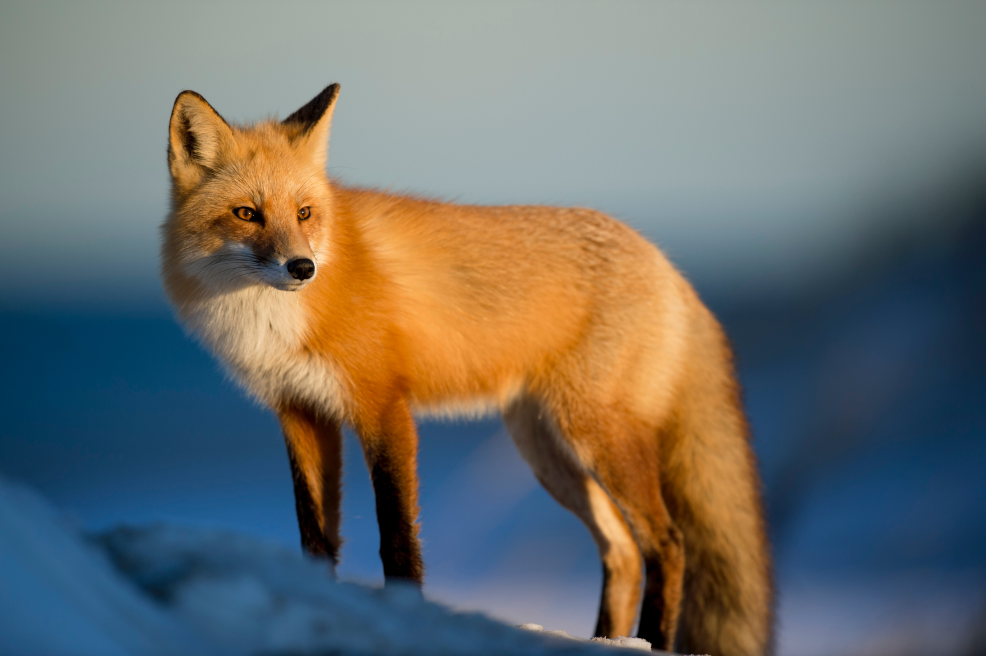
#> input picture Photos/wolf.jpg, 4928 x 3280 px (shown at 1/5 size)
$ python spaces.py
#> lines starting #> are read from the running program, lines starting #| are printed output that depends on the picture
import cv2 as cv
import matplotlib.pyplot as plt

img = cv.imread('Photos/wolf.jpg')
#> img is the input picture: shape (3280, 4928, 3); mean B, G, R 107, 110.9, 109.3
resized = cv.resize(img, (500,500), interpolation=cv.INTER_CUBIC)
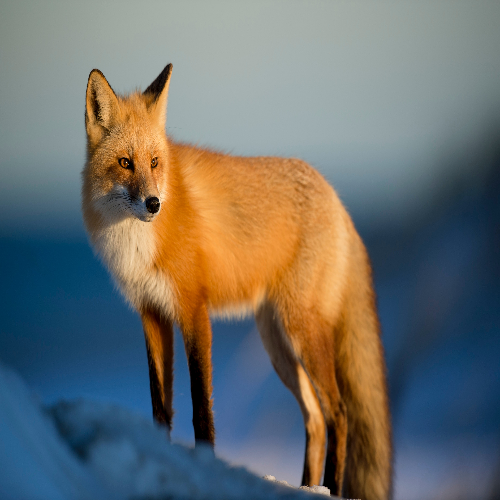
#> resized: shape (500, 500, 3); mean B, G, R 107, 110.9, 109.3
cv.imshow('Resized', resized)

# BGR to Grayscale
gray = cv.cvtColor(resized, cv.COLOR_BGR2GRAY)
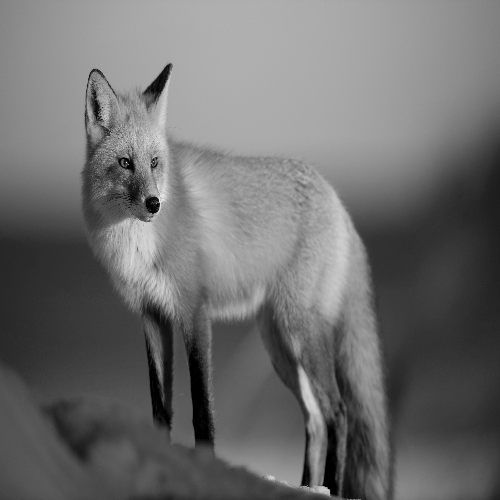
#> gray: shape (500, 500); min 0, max 252, mean 110
cv.imshow('Gray', gray)

# BGR to HSV
hsv = cv.cvtColor(resized, cv.COLOR_BGR2HSV)
#> hsv: shape (500, 500, 3); mean H, S, V 73.7, 121.1, 140.4
cv.imshow('HSV', hsv)

# BGR to L*a*b
lab = cv.cvtColor(resized, cv.COLOR_BGR2LAB)
#> lab: shape (500, 500, 3); mean of channels 0, 1, 2 119.6, 131, 129.9
cv.imshow('L*a*b', lab)

# BGR to RGB
rgb = cv.cvtColor(resized, cv.COLOR_BGR2RGB)
cv.imshow('RGB', rgb)

# HSV to BGR
hsv_bgr = cv.cvtColor(hsv, cv.COLOR_HSV2BGR)
cv.imshow('HSV --> BGR', hsv_bgr)

plt.imshow(rgb)
plt.show()

cv.waitKey(0)

$ run again, with Photos/gazelle.jpg copied over Photos/wolf.jpg
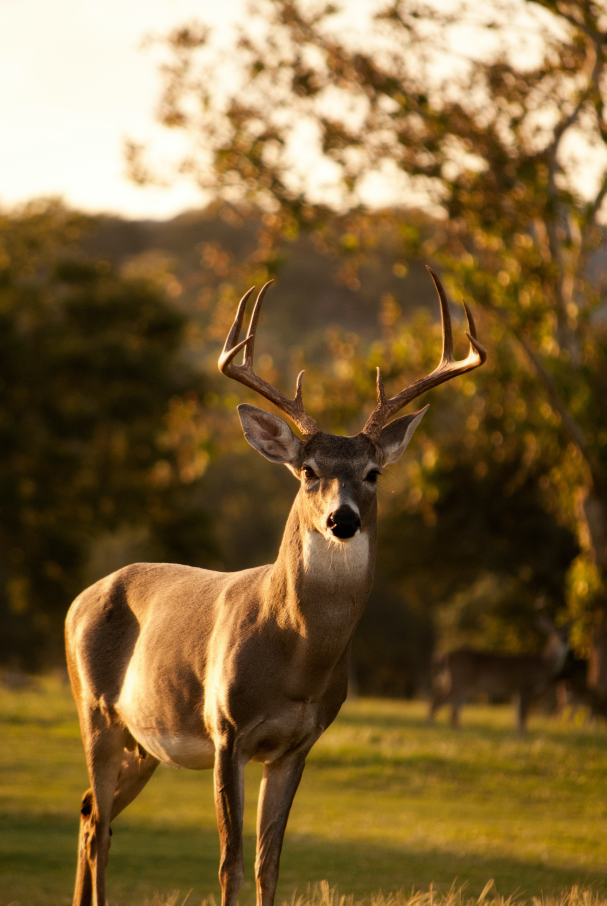
#> input picture Photos/gazelle.jpg, 2425 x 3622 px (shown at 1/4 size)
#> img is the input picture: shape (3622, 2425, 3); mean B, G, R 57.6, 100.4, 126.1
#> `resized = cv.resize(img, (500,500), interpolation=cv.INTER_CUBIC)`:
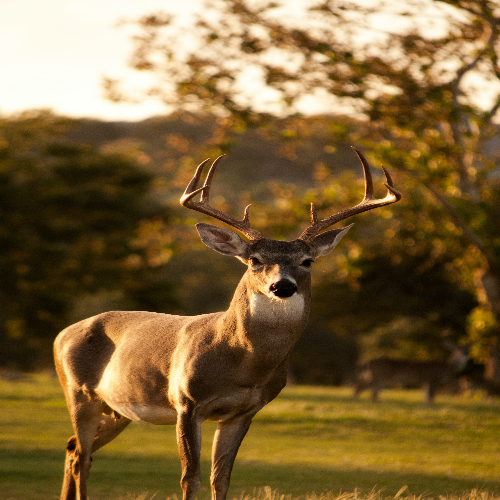
#> resized: shape (500, 500, 3); mean B, G, R 57.6, 100.4, 126.1
#> `gray = cv.cvtColor(resized, cv.COLOR_BGR2GRAY)`:
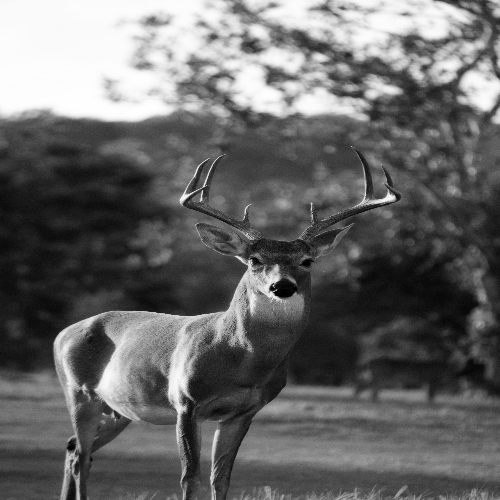
#> gray: shape (500, 500); min 0, max 254, mean 103.2
#> hsv: shape (500, 500, 3); mean H, S, V 19.4, 168.7, 126.1
#> lab: shape (500, 500, 3); mean of channels 0, 1, 2 109.2, 133.7, 155

$ run again, with Photos/lion.jpg copied over Photos/wolf.jpg
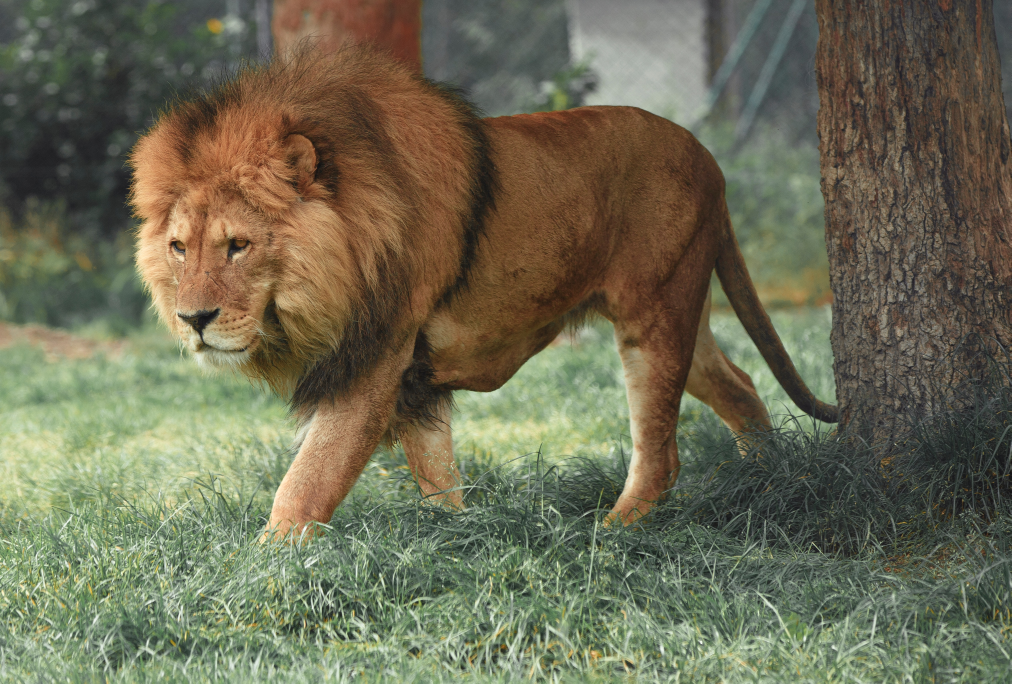
#> input picture Photos/lion.jpg, 5056 x 3417 px (shown at 1/5 size)
#> img is the input picture: shape (3417, 5056, 3); mean B, G, R 84.1, 107.3, 109.1
#> `resized = cv.resize(img, (500,500), interpolation=cv.INTER_CUBIC)`:
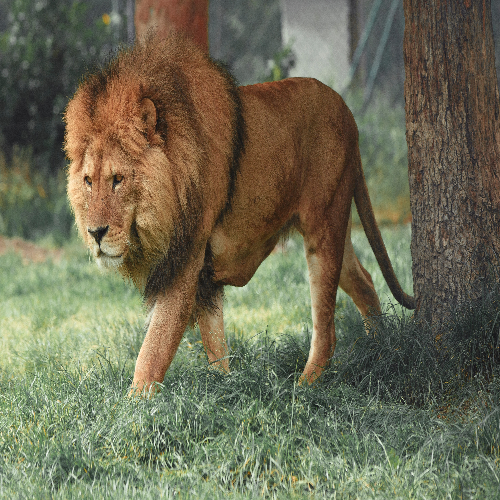
#> resized: shape (500, 500, 3); mean B, G, R 84.1, 107.3, 109.1
#> `gray = cv.cvtColor(resized, cv.COLOR_BGR2GRAY)`:
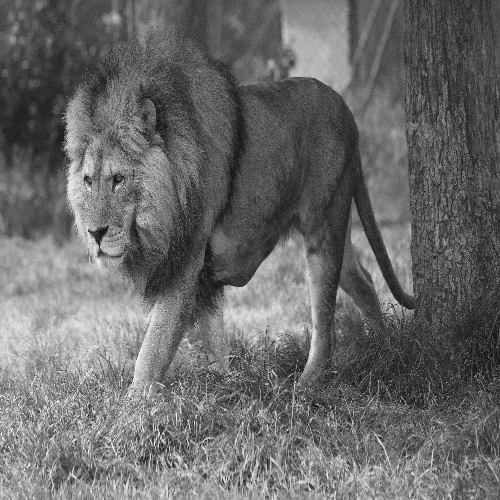
#> gray: shape (500, 500); min 16, max 247, mean 105.2
#> hsv: shape (500, 500, 3); mean H, S, V 40.9, 74, 117.8
#> lab: shape (500, 500, 3); mean of channels 0, 1, 2 113.5, 125.3, 141.5
